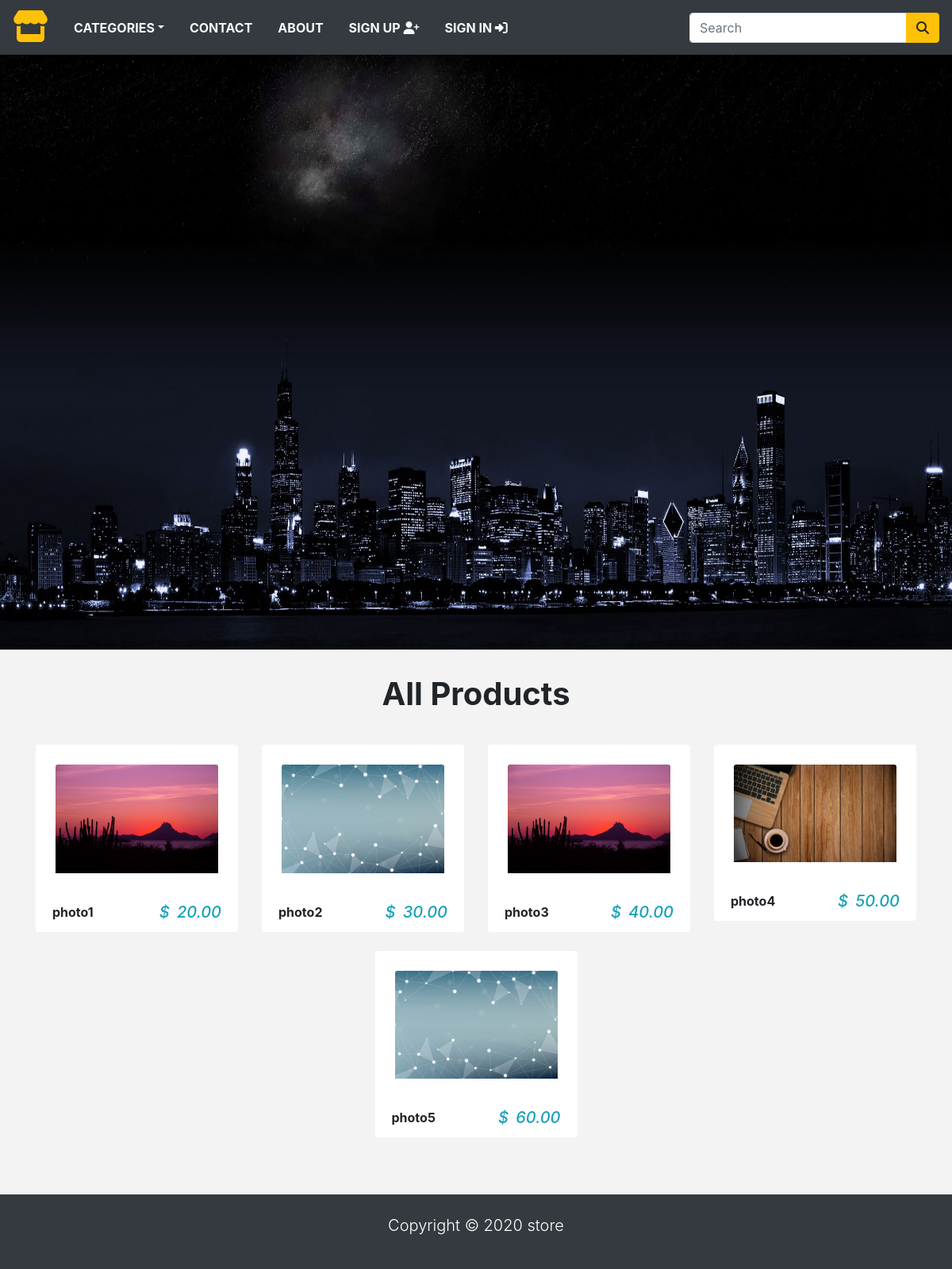
The page / on the database its author committed.
### store/models.py (models this page shows, shortened)
class Product(models.Model):
    name = models.CharField(max_length=250, unique=True)
    slug = models.SlugField(max_length=250, unique=True)
    description = models.TextField(blank=True)
    category = models.ForeignKey(Category, on_delete=models.CASCADE)
    price = models.DecimalField(max_digits=10, decimal_places=2)
    image = models.ImageField(upload_to='product', blank=True)
    stock = models.IntegerField()
    available = models.BooleanField(default=True)
    '''auto_now - updates the value of field to current time
       and date every time the Model.save() is called.
       auto_now_add - updates the value with the time and date
       of creation of record.auto_now takes precedence
       (obviously, because it updates field each time,
       while auto_now_add updates on creation only)'''
    created = models.DateTimeField(auto_now_add=True)
    updated = models.DateTimeField(auto_now=True)
    class Meta:
        ordering = ('name',)
        verbose_name = 'product'
        verbose_name_plural = 'products'
    def get_url(self):
        return reverse('product_detail', args=[self.category.slug, self.slug])

### store/views.py (the view)
# urls.py: 2. Add a URL to urlpatterns:  path('', views.home, name='home')
def home(request, category_slug=None):
    category_page = None
    products = None
    if category_slug is not None:
        category_page = get_object_or_404(Category, slug=category_slug)
        print(f"get_object_or_404 returned {category_page}")
        products = Product.objects.filter(category=category_page,
                                          available=True)
    else:
        products = Product.objects.all().filter(available=True)
    context = {
                'category': category_page,
                'products': products
    }
    return render(request, 'home.html', context)

### store/context_processors.py (called while the page is built)
def menu_links(request):
    links = Category.objects.all()
    return dict(links=links)

def counter(request):
    item_count = 0
    if 'admin' in request.path:
        return {}
    else:
        try:
            cart = Cart.objects.filter(cart_id=_cart_id(request))
            cart_items = CartItem.objects.all().filter(cart=cart[:1])
            for cart_item in cart_items:
                item_count += cart_item.quantity
        except Cart.DoesNotExist:
            item_count = 0
    return dict(item_count=item_count)

### store/models.py (called while the page is built)
    def get_url(self):
        return reverse('products_by_category', args=[self.slug])

### store/views.py (called while the page is built)
def _cart_id(request):
    cart = request.session.session_key
    if not cart:
        cart = request.session.create()
    return cart

### store/templates/home.html (shortened to what this page needs)
{% extends 'base.html' %}
{% load static %}
{% block content %}
<div class="container-fluid">
	<div class="row">
		<img style="width: 100%" src="{% static 'img/img13.jpg' %}" alt="" height="750">
	</div>
</div>
<div class="py-4">
	<div class="container">
		<div class="row">
			<div class="col-10 mx-auto my-2 text-center">
				<h1 class="text-capitalize font-weight-bold">
  						All Products
				</h1>
			</div>
		</div>
	</div>
</div>
<div class="container">
	<div class="row">
		{% for product in products %}
		<div class="col-9 mx-auto col-md-6 col-lg-3">
			<div class="card mb-4" style="border-color: transparent;">
				<div class="p-4">
					<a href="{{product.get_url}}">
						<img src="{{product.image.url}}" class="card-img-top" alt="{{product.name}}">
					</a>
				</div>
				<div class="card-footer d-flex justify-content-between" style="background: transparent; border-color: transparent;">
					<p class="font-weight-bold mb-0">
						{{product.name}}
					</p>
					<h5 class="text-info font-italic mb-0">
						<span class="mr-1">$</span> {{product.price}}
					</h5>
				</div>
			</div>
		</div>
		{% endfor %}
	</div>
</div>
{% endblock %}

### store/templates/base.html (shortened to what this page needs)
{% load static %}
<!doctype html>
<html lang="en">
  <head>
    <link rel="stylesheet" href="https://stackpath.bootstrapcdn.com/bootstrap/4.4.1/css/bootstrap.min.css">
    <link rel="stylesheet" href="{% static 'css/base.css' %}">
    <link rel="stylesheet" href="{% static 'css/cart.css' %}">
  </head>
  <body>
  		{% include 'navbar.html' %}
		{% block content %}
		{% endblock %}
		{% include 'footer.html' %}
  </body>
</html>

### store/templates/navbar.html (shortened to what this page needs)
<nav class="navbar navbar-expand-md navbar-light bg-dark">
			<a href="/" class="navbar-brand"><i class="fas fa-store text-warning fa-2x"></i></a>
			<div class="collapse navbar-collapse justify-content-between" id="nav">
			<ul class="navbar-nav">
				<li class="nav-item dropdown"><a class="nav-link text-light text-uppercase font-weight-bold px-3 dropdown-toggle" href="" data-toggle="dropdown">Categories</a>
				</li>
				<li class="nav-item"><a class="nav-link text-light text-uppercase font-weight-bold px-3" href="{% url 'contact' %}">Contact</a></li>
				<li class="nav-item"><a class="nav-link text-light text-uppercase font-weight-bold px-3" href="">About</a></li>
				{% if request.user.is_authenticated and request.user.first_name %}
				<li class="nav-item dropdown">
				<span class="nav-link text-light text-uppercase font-weight-bold px-3 dropdown-toggle" data-toggle="dropdown">
					Welcome, {{request.user.first_name}} <i class="fas fa-user circle"></i>
				</span>
				<div class="dropdown-menu">
					<a class="dropdown-item" href="{% url 'order_history' %}">Order History</a>
				</div>
				</li>
				<li class="nav-item">
				<a class="nav-link text-light text-uppercase font-weight-bold px-3"
				href="{% url 'signout' %}">
					Sign Out  <i class="fas fa-sign-out-alt"></i>
				</a>
				</li>
				{% else %}
				<li class="nav-item">
				<a class="nav-link text-light text-uppercase font-weight-bold px-3" href="{% url 'signup' %}">
					Sign Up <i class="fas fa-user-plus"></i>
				</a>
				</li>
				<li class="nav-item">
				<a class="nav-link text-light text-uppercase font-weight-bold px-3" href="{% url 'signin' %}">
					Sign In <i class="fas fa-sign-in-alt"></i>
				</a>
				</li>
				{% endif %}
			</ul>
			<form class="form-inline ml-3" action="{% url 'search' %}", method="GET">
				<div class="input-group">
					<input type="text" name="title" class="form-control" placeholder="Search">
					<div class="input-group-append">
						<button type="submit" class="btn btn-warning" name="button"><i class="fas fa-search"></i></button>
					</div>
				</div>
			</form>
		</div>
</nav>

### store/templates/footer.html
<footer class="bg-dark text-white mt-5 p-4">
	<div class="container">
		<p class="lead text-center">Copyright &copy; 2020 store</p>
	</div>
</footer>

### store/static/css/base.css (style rules this page uses)
body { background: #f3f3f3; }

### rows shown on the page
Product: image (picture), name "photo1", price "20.00"
Product: image (picture), name "photo2", price "30.00"
Product: image (picture), name "photo3", price "40.00"
Product: image (picture), name "photo4", price "50.00"
Product: image (picture), name "photo5", price "60.00"
